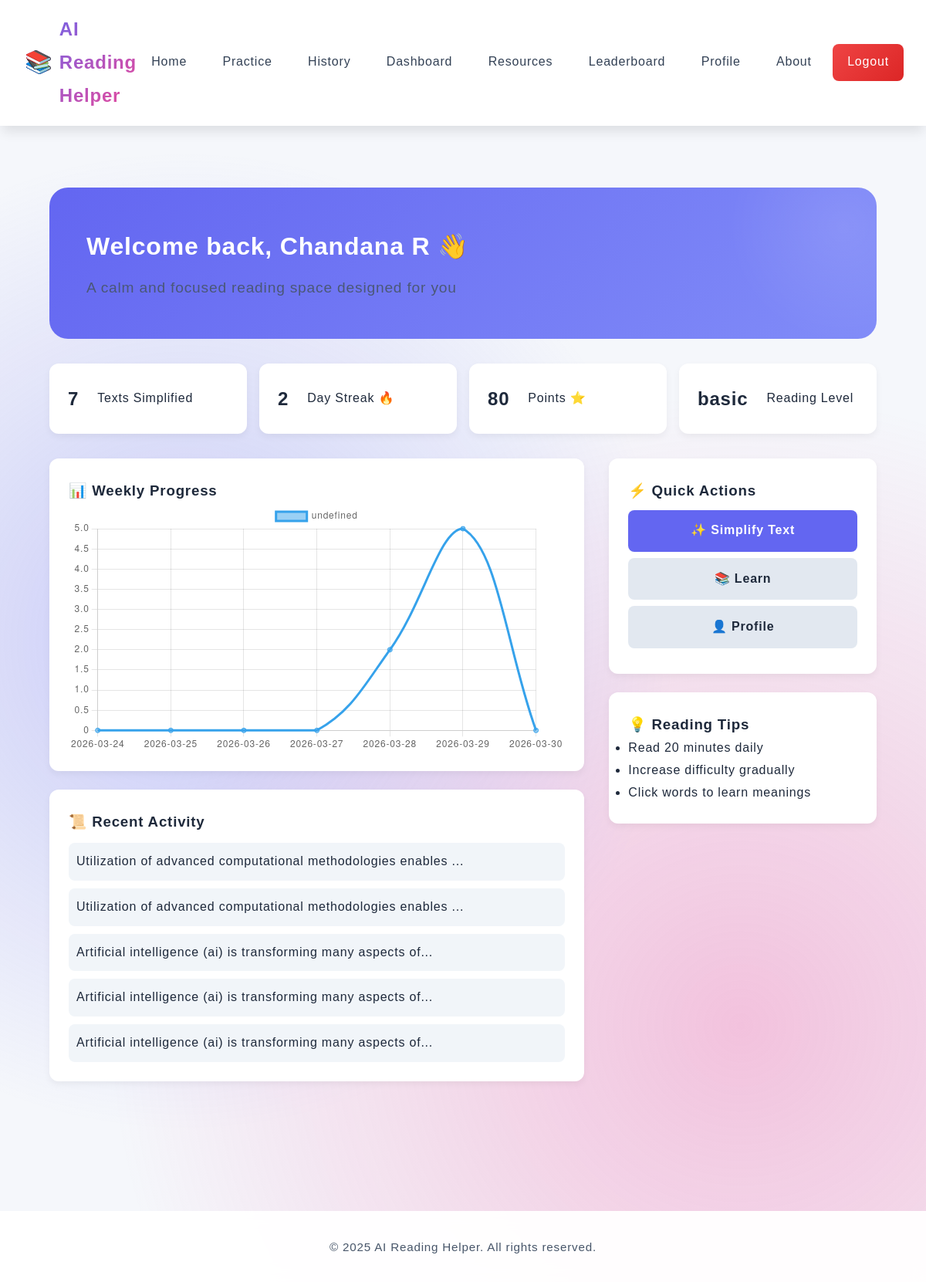
/dashboard (signed in), run on the app's committed database.
### tables this page shows
CREATE TABLE users (
            id INTEGER PRIMARY KEY AUTOINCREMENT,
            username TEXT UNIQUE NOT NULL,
            email TEXT UNIQUE NOT NULL,
            password TEXT NOT NULL,
            full_name TEXT,
            created_at TIMESTAMP DEFAULT CURRENT_TIMESTAMP,
            last_login TIMESTAMP,
            avatar TEXT DEFAULT 'default.png',
            bio TEXT,
            reading_level TEXT DEFAULT 'basic',
            total_texts_simplified INTEGER DEFAULT 0,
            total_reading_time INTEGER DEFAULT 0,
            streak_days INTEGER DEFAULT 0,
            points INTEGER DEFAULT 0,
            badges TEXT DEFAULT '[]'
        );

CREATE TABLE reading_history (
            id INTEGER PRIMARY KEY AUTOINCREMENT,
            user_id INTEGER,
            original_text TEXT NOT NULL,
            simplified_text TEXT NOT NULL,
            reading_level TEXT,
            created_at TIMESTAMP DEFAULT CURRENT_TIMESTAMP,
            reading_time INTEGER DEFAULT 0,
            difficulty_score FLOAT,
            words_count INTEGER,
            FOREIGN KEY (user_id) REFERENCES users(id)
        );

### app.py (the view)
@app.route('/dashboard')
@login_required
def dashboard():
    user = get_user_by_id(session['user_id'])
    history = get_user_history(session['user_id'], limit=5)
    motivation = get_random_motivation()
    streak = calculate_user_streak(session['user_id'])
    weekly_progress = get_weekly_progress(session['user_id'])
    return render_template('dashboard.html',
                         user=user,
                         history=history,
                         motivation=motivation,
                         streak=streak,
                         weekly_progress=weekly_progress)

### app.py (called while the page is built)
def login_required(f):
    @wraps(f)
    def decorated_function(*args, **kwargs):
        if 'user_id' not in session:
            flash('Please log in to access this page.', 'warning')
            return redirect(url_for('login'))
        return f(*args, **kwargs)
    return decorated_function

@app.context_processor
def inject_user():
    user = None
    if 'user_id' in session:
        user = get_user_by_id(session['user_id'])
    return dict(current_user=user)

def calculate_user_streak(user_id):
    conn = get_db()
    cursor = conn.cursor()
    cursor.execute('''
        SELECT DATE(created_at) as date
        FROM reading_history
        WHERE user_id = ?
        ORDER BY created_at DESC
    ''', (user_id,))
    dates = [row[0] for row in cursor.fetchall()]
    conn.close()
    if not dates:
        return 0
    streak = 1
    for i in range(len(dates) - 1):
        date1 = datetime.strptime(dates[i], '%Y-%m-%d')
        date2 = datetime.strptime(dates[i + 1], '%Y-%m-%d')
        diff = (date1 - date2).days
        if diff == 1:
            streak += 1
        elif diff > 1:
            break
    return streak

def get_weekly_progress(user_id):
    conn = get_db()
    cursor = conn.cursor()
    progress = []
    for i in range(6, -1, -1):
        date = (datetime.now() - timedelta(days=i)).strftime('%Y-%m-%d')
        cursor.execute('''
            SELECT COUNT(*) as count, SUM(words_count) as words
            FROM reading_history
            WHERE user_id = ? AND DATE(created_at) = ?
        ''', (user_id, date))
        result = cursor.fetchone()
        progress.append({
            'date': date,
            'texts': result[0] if result else 0,
            'words': result[1] if result and result[1] else 0
        })
    conn.close()
    return progress

### database.py (called while the page is built)
def get_db():
    conn = sqlite3.connect(DATABASE)
    conn.row_factory = sqlite3.Row
    return conn

def get_user_by_id(user_id):
    conn = get_db()
    cursor = conn.cursor()
    cursor.execute('SELECT * FROM users WHERE id = ?', (user_id,))
    user = cursor.fetchone()
    conn.close()
    return dict(user) if user else None

def get_user_history(user_id, limit=10):
    conn = get_db()
    cursor = conn.cursor()
    cursor.execute('''
        SELECT * FROM reading_history
        WHERE user_id = ?
        ORDER BY created_at DESC
        LIMIT ?
    ''', (user_id, limit))
    history = cursor.fetchall()
    conn.close()
    return [dict(row) for row in history]

### templates/dashboard.html (shortened to what this page needs)
{% extends "base.html" %}
{% block content %}
<div class="dashboard-container">
  <div class="welcome-section">
    <h1 class="welcome-title">Welcome back, {{ current_user.full_name }} 👋</h1>
    <p class="welcome-subtitle">A calm and focused reading space designed for you</p>
  </div>
  <div class="stats-grid">
    <div class="stat-card">
      <h2>{{ current_user.total_texts_simplified }}</h2>
      <p>Texts Simplified</p>
    </div>
    <div class="stat-card">
      <h2>{{ streak }}</h2>
      <p>Day Streak 🔥</p>
    </div>
    <div class="stat-card">
      <h2>{{ current_user.points }}</h2>
      <p>Points ⭐</p>
    </div>
    <div class="stat-card">
      <h2>{{ current_user.reading_level }}</h2>
      <p>Reading Level</p>
    </div>
  </div>
  <div class="dashboard-grid">
    <div>
      <div class="card">
        <h3>📊 Weekly Progress</h3>
        <canvas id="weeklyChart"></canvas>
      </div>
      <div class="card">
        <h3>📜 Recent Activity</h3>
        {% for item in history %}
        <div class="activity-item">
          <p>{{ item.original_text[:60] }}...</p>
        </div>
        {% endfor %}
      </div>
    </div>
    <div class="sidebar">
      <div class="card">
        <h3>⚡ Quick Actions</h3>
        <a href="{{ url_for('practice') }}" class="btn primary">✨ Simplify Text</a>
        <a href="{{ url_for('resources') }}" class="btn">📚 Learn</a>
        <a href="{{ url_for('profile') }}" class="btn">👤 Profile</a>
      </div>
      <div class="card">
        <h3>💡 Reading Tips</h3>
        <ul>
          <li>Read 20 minutes daily</li>
          <li>Increase difficulty gradually</li>
          <li>Click words to learn meanings</li>
        </ul>
      </div>
    </div>
  </div>
</div>
<script>
const ctx = document.getElementById('weeklyChart');
if(ctx){
 const data = {{ weekly_progress|tojson }};
 new Chart(ctx,{
  type:'line',
  data:{
    labels:data.map(d=>d.date),
    datasets:[{data:data.map(d=>d.texts), tension:0.4}]
  }
 });
}
</script>
{% endblock %}

### static/css/style.css (style rules this page uses)
:root { --primary: #6366f1; --primary-dark: #4f46e5; --primary-light: #818cf8; --secondary: #ec4899; --success: #10b981; --danger: #ef4444; --warning: #f59e0b; --dark: #1e293b; --gray-50: #f8fafc; --gray-100: #f1f5f9; --gray-200: #e2e8f0; --gray-300: #cbd5e1; --gray-600: #475569; --gray-700: #334155; --gray-800: #1e293b; --shadow-sm: 0 1px 2px 0 rgba(0, 0, 0, 0.05); --shadow-md: 0 4px 6px -1px rgba(0, 0, 0, 0.1); --shadow-lg: 0 10px 15px -3px rgba(0, 0, 0, 0.1); --shadow-xl: 0 20px 25px -5px rgba(0, 0, 0, 0.1); --transition: all 0.3s cubic-bezier(0.4, 0, 0.2, 1); }
* { margin: 0; padding: 0; box-sizing: border-box; }
body { font-family: 'Inter', -apple-system, BlinkMacSystemFont, 'Segoe UI', sans-serif; background: linear-gradient(135deg, #667eea 0%, #764ba2 100%); min-height: 100vh; color: var(--dark); line-height: 1.6; position: relative; overflow-x: hidden; }
body::before { content: ''; position: fixed; top: 0; left: 0; width: 100%; height: 100%; background: radial-gradient(circle at 20% 50%, rgba(99, 102, 241, 0.3) 0%, transparent 50%), radial-gradient(circle at 80% 80%, rgba(236, 72, 153, 0.3) 0%, transparent 50%); pointer-events: none; z-index: -1; }
.card, .form-card, .form-box { background: white; border-radius: 20px; padding: 2.5rem; box-shadow: var(--shadow-xl); margin-bottom: 2rem; transition: var(--transition); border: 1px solid rgba(255, 255, 255, 0.3); }
* { transition: background-color 0.3s ease, color 0.3s ease, border-color 0.3s ease; }
button, a, input, textarea, select { transition: all 0.3s cubic-bezier(0.4, 0, 0.2, 1); }
.dashboard-container { max-width: 1400px; margin: 0 auto; padding: 2rem; }
.welcome-section { background: linear-gradient(135deg, var(--primary), var(--primary-light)); border-radius: 24px; padding: 3rem; margin-bottom: 2rem; color: white; position: relative; overflow: hidden; }
.welcome-section::before { content: ''; position: absolute; top: -50%; right: -10%; width: 300px; height: 300px; background: radial-gradient(circle, rgba(255,255,255,0.1) 0%, transparent 70%); border-radius: 50%; }
.welcome-title { font-size: 2.5rem; font-weight: 800; margin-bottom: 0.5rem; }
.welcome-subtitle { font-size: 1.2rem; opacity: 0.9; }
.stats-grid { display: grid; grid-template-columns: repeat(auto-fit, minmax(250px, 1fr)); gap: 1.5rem; margin-bottom: 2rem; }
.stat-card { background: white; border-radius: 16px; padding: 1.5rem; display: flex; align-items: center; gap: 1.5rem; box-shadow: var(--shadow-md); transition: var(--transition); }
.dashboard-grid { display: grid; grid-template-columns: 1fr 400px; gap: 2rem; }
.card { background: white; border-radius: 20px; padding: 2rem; box-shadow: var(--shadow-md); transition: var(--transition); }
.activity-item { display: flex; gap: 1rem; padding: 1rem; background: var(--gray-50); border-radius: 12px; transition: var(--transition); }

### templates/dashboard.html (style rules this page uses)
body { background: #f5f7fb; font-family: Arial, Verdana, sans-serif; line-height: 1.8; letter-spacing: 0.05em; color: #1e293b; }
.dashboard-container { padding: 2rem; max-width: 1200px; margin: auto; }
.welcome-title { font-size: 2rem; font-weight: 700; }
.welcome-subtitle { color: #475569; margin-top: 5px; }
.stats-grid { display: grid; grid-template-columns: repeat(4,1fr); gap: 1rem; margin: 2rem 0; }
.stat-card { background: white; padding: 1.5rem; border-radius: 12px; text-align: center; box-shadow: 0 4px 10px rgba(0,0,0,0.05); transition: 0.2s; }
.dashboard-grid { display: grid; grid-template-columns: 2fr 1fr; gap: 2rem; }
.card { background: white; padding: 1.5rem; border-radius: 12px; margin-bottom: 1.5rem; box-shadow: 0 4px 10px rgba(0,0,0,0.05); }
.btn { display: block; margin: 0.5rem 0; padding: 0.8rem; border-radius: 8px; text-align: center; background: #e2e8f0; color: #1e293b; text-decoration: none; font-weight: 600; }
.btn.primary { background: #6366f1; color: white; }
.activity-item { background: #f1f5f9; padding: 10px; border-radius: 8px; margin-top: 10px; }
.sidebar { position: sticky; top: 20px; }

### data on the page
users: full_name "Chandana R", total_texts_simplified "7", points "80", reading_level "basic"
reading_history: original_text "Utilization of advanced computational methodologies enables"
reading_history: original_text "Utilization of advanced computational methodologies enables"
reading_history: original_text "Artificial intelligence (ai) is transforming many aspects of"
reading_history: original_text "Artificial intelligence (ai) is transforming many aspects of"
reading_history: original_text "Artificial intelligence (ai) is transforming many aspects of"

### other printed values
{{ streak }} "2"
